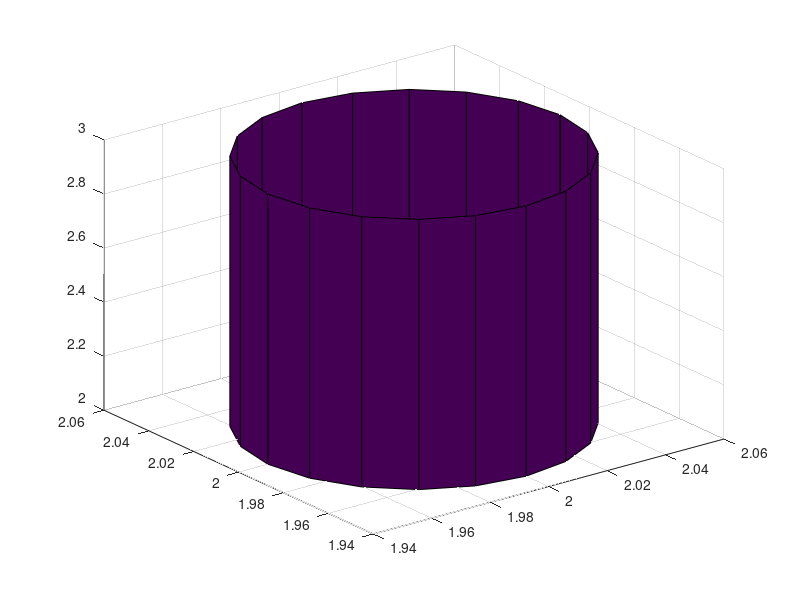

Reproduce this figure in MATLAB.
% r = linspace(0,2);
% theta = linspace(0,pi);
% [r thet] = meshgrid(r,theta);
% z = R*cos
 
[A,B,C] = cylinder([.05 .05]);

A = A + 2;
B = B + 2;
C = C + 2;
surf(A,B,C);